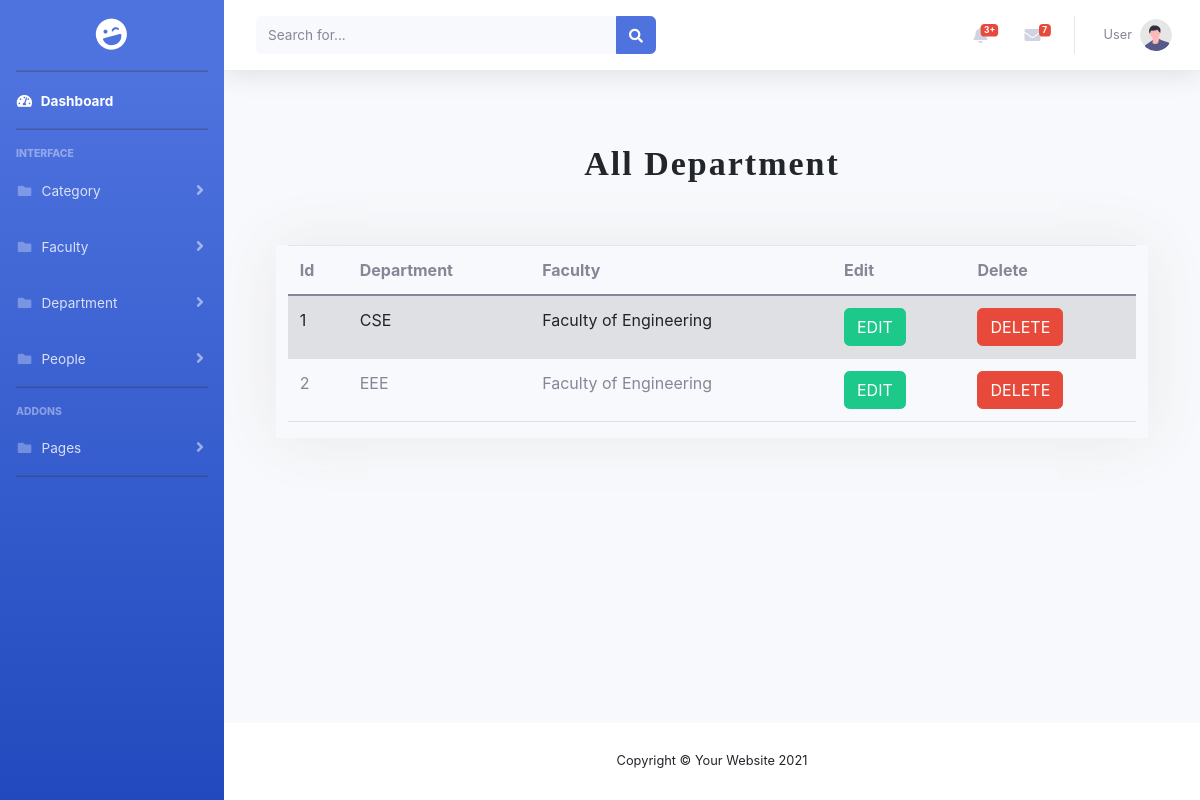
Page /units.php (signed in) on the committed database.
### tables this page shows
CREATE TABLE `units` (
  `id` int(12) NOT NULL,
  `dpt_id` int(12) NOT NULL,
  `name` varchar(255) NOT NULL
);

### function.php (called while the page is built, shortened)
<?php
class BrittoAdmin
{
    public $conn;
    public function __construct()
    {
        $host = "localhost";
        $user = "root";
        $pass = "11135984";
        $dbName = "teachers_info";
        $this->conn = mysqli_connect($host, $user, $pass, $dbName) or die("Connection Fail");
    }
    public function unit_show()
    {
        $query = "SELECT `id`, (SELECT department.name FROM `department` WHERE department.id=units.dpt_id) AS dpt_name, `name` FROM `units` WHERE 1";
        return mysqli_query($this->conn, $query);
    }
}

### units.php (the view, shortened to what this page needs)
<?php
include "function.php";
$post_show_obj = new BrittoAdmin();
$result = $post_show_obj->unit_show();
?>
<!DOCTYPE html>
<html lang="en">
<head>
    <link rel="stylesheet" href="https://stackpath.bootstrapcdn.com/bootstrap/4.4.1/css/bootstrap.min.css">
    <link href="https://cdn.jsdelivr.net/npm/bootstrap@5.0.0-beta2/dist/css/bootstrap.min.css" rel="stylesheet">
    <link rel="stylesheet" href="https://cdnjs.cloudflare.com/ajax/libs/font-awesome/5.15.2/css/all.min.css">
    <link href="css/sb-admin-2.min.css" rel="stylesheet" />
</head>
<body id="page-top">
    <div id="wrapper">
        <?php include_once "sidebar.php" ?>
        <div id="content-wrapper" class="d-flex flex-column">
            <div id="content">
                <?php include_once "./nav.php" ?>
                <section>
                    <div class="container-fluid admin_post">
                        <div class="row justify-content-center">
                            <div class="col-xl-12 admin_post_up">
                                <h2>All Department</h2>
                            </div>
                        </div>
                        <div class="row justify-content-center">
                            <div class="col-xl-11 col-lg-11 col-md-11 col-sm-11 admin_post_down">
                                <table class="table table-hover table-striped table-responsive-sm">
                                    <thead>
                                        <th>Id</th>
                                        <th>Department</th>
                                        <th>Faculty</th>
                                        <th>Edit</th>
                                        <th>Delete</th>
                                    </thead>
                                    <tbody>
                                        <?php while ($row = mysqli_fetch_assoc($result)) {  ?>
                                            <tr>
                                                <td><?php echo $row['id'];   ?></td>
                                                <td><?php echo  $row['name'];   ?></td>
                                                <td><?php echo  $row['dpt_name'];   ?></td>
                                                <td>
                                                    <a class="btn btn-success" href="./edit_unit.php?status=edit&&id=<?php echo $row['id'];  ?>" role="button">EDIT</a>
                                                </td>
                                                <td>
                                                    <a class="btn btn-danger" href="./delete_unit.php?status=delete&&id=<?php echo $row['id'];  ?>" role="button">DELETE</a>
                                                </td>
                                            </tr>
                                        <?php  } ?>
                                    </tbody>
                                </table>
                            </div>
                        </div>
                    </div>
                </section>
            </div>
            <?php include_once "./footer.php" ?>
        </div>
    </div>
</body>
</html>

### units.php (style rules this page uses)
.admin_post_up { text-align: center; margin-top: 30px; margin-bottom: 30px; }
.admin_post_up h2 { font-size: 34px; font-weight: 700; font-family: initial; letter-spacing: 2px; text-align: center; margin-bottom: 30px; margin-top: 20px; }
.admin_post_down { box-shadow: 0px 0px 60px 0px #e9e9e9; }

### rows in the picture
units: id "1", name "CSE", dpt_name "Faculty of Engineering"
units: id "2", name "EEE", dpt_name "Faculty of Engineering"
